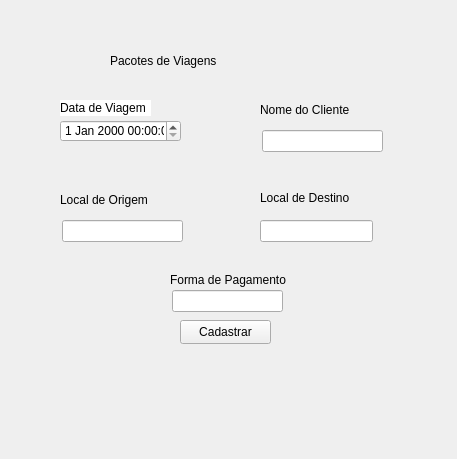
<?xml version="1.0" encoding="UTF-8"?>
<ui version="4.0">
 <class>Form</class>
 <widget class="QWidget" name="Form">
  <property name="geometry">
   <rect>
    <x>0</x>
    <y>0</y>
    <width>457</width>
    <height>459</height>
   </rect>
  </property>
  <property name="windowTitle">
   <string>Form</string>
  </property>
  <property name="styleSheet">
   <string notr="true">color: qlineargradient(spread:pad, x1:0, y1:0, x2:1, y2:0, stop:0 rgba(0, 0, 0, 255), stop:1 rgba(255, 255, 255, 255));</string>
  </property>
  <widget class="QLabel" name="label">
   <property name="geometry">
    <rect>
     <x>60</x>
     <y>100</y>
     <width>91</width>
     <height>16</height>
    </rect>
   </property>
   <property name="styleSheet">
    <string notr="true">background-color: rgb(255, 255, 255);
font: 700 9pt &quot;Segoe UI&quot;;
color: rgb(0, 0, 0);</string>
   </property>
   <property name="text">
    <string>Data de Viagem</string>
   </property>
  </widget>
  <widget class="QLabel" name="label_2">
   <property name="geometry">
    <rect>
     <x>260</x>
     <y>100</y>
     <width>131</width>
     <height>20</height>
    </rect>
   </property>
   <property name="styleSheet">
    <string notr="true">color: rgb(0, 0, 0);
font: 700 9pt &quot;Segoe UI&quot;;</string>
   </property>
   <property name="text">
    <string>Nome do Cliente</string>
   </property>
  </widget>
  <widget class="QLabel" name="label_3">
   <property name="geometry">
    <rect>
     <x>60</x>
     <y>190</y>
     <width>121</width>
     <height>20</height>
    </rect>
   </property>
   <property name="styleSheet">
    <string notr="true">color: rgb(0, 0, 0);
font: 700 9pt &quot;Segoe UI&quot;;</string>
   </property>
   <property name="text">
    <string>Local de Origem</string>
   </property>
  </widget>
  <widget class="QLabel" name="label_4">
   <property name="geometry">
    <rect>
     <x>260</x>
     <y>190</y>
     <width>101</width>
     <height>16</height>
    </rect>
   </property>
   <property name="styleSheet">
    <string notr="true">color: rgb(0, 0, 0);
font: 700 9pt &quot;Segoe UI&quot;;</string>
   </property>
   <property name="text">
    <string>Local de Destino</string>
   </property>
  </widget>
  <widget class="QLabel" name="label_5">
   <property name="geometry">
    <rect>
     <x>170</x>
     <y>270</y>
     <width>121</width>
     <height>20</height>
    </rect>
   </property>
   <property name="styleSheet">
    <string notr="true">color: rgb(0, 0, 0);
font: 700 9pt &quot;Segoe UI&quot;;</string>
   </property>
   <property name="text">
    <string>Forma de Pagamento</string>
   </property>
  </widget>
  <widget class="QPushButton" name="btnCadastrar">
   <property name="geometry">
    <rect>
     <x>180</x>
     <y>320</y>
     <width>91</width>
     <height>24</height>
    </rect>
   </property>
   <property name="styleSheet">
    <string notr="true">font: 700 9pt &quot;Segoe UI&quot;;
color: rgb(0, 0, 0);</string>
   </property>
   <property name="text">
    <string>Cadastrar</string>
   </property>
  </widget>
  <widget class="QLineEdit" name="lineEdit">
   <property name="geometry">
    <rect>
     <x>172</x>
     <y>290</y>
     <width>111</width>
     <height>22</height>
    </rect>
   </property>
  </widget>
  <widget class="QLineEdit" name="caixaLocaldeOrigem">
   <property name="geometry">
    <rect>
     <x>62</x>
     <y>220</y>
     <width>121</width>
     <height>22</height>
    </rect>
   </property>
  </widget>
  <widget class="QLineEdit" name="caixaLocaldeDestino">
   <property name="geometry">
    <rect>
     <x>260</x>
     <y>220</y>
     <width>113</width>
     <height>22</height>
    </rect>
   </property>
  </widget>
  <widget class="QLineEdit" name="caixaNomedoCliente">
   <property name="geometry">
    <rect>
     <x>262</x>
     <y>130</y>
     <width>121</width>
     <height>22</height>
    </rect>
   </property>
  </widget>
  <widget class="QDateTimeEdit" name="caixaDatadaViagem">
   <property name="geometry">
    <rect>
     <x>60</x>
     <y>120</y>
     <width>121</width>
     <height>22</height>
    </rect>
   </property>
  </widget>
  <widget class="QLabel" name="label_6">
   <property name="geometry">
    <rect>
     <x>110</x>
     <y>40</y>
     <width>331</width>
     <height>41</height>
    </rect>
   </property>
   <property name="styleSheet">
    <string notr="true">color: rgb(0, 0, 0);
font: 700 9pt &quot;Segoe UI&quot;;
font: 18pt &quot;Segoe UI&quot;;
;</string>
   </property>
   <property name="text">
    <string>Pacotes de Viagens</string>
   </property>
  </widget>
 </widget>
 <resources/>
 <connections/>
</ui>
